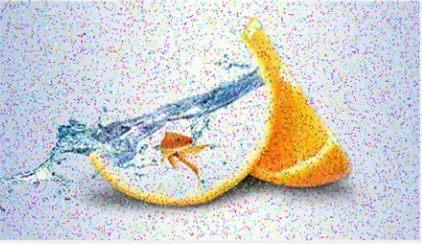
#> input picture HW_4/img.png, 422 x 244 px
$ python blur.py
#> lines starting #> are read from the running program, lines starting #| are printed output that depends on the picture
import cv2
import numpy as np

img = cv2.imread("img.png")
#> img is the input picture: shape (244, 422, 3); mean B, G, R 205.6, 207.4, 206.9
cv2.imshow("Original", img)

# Averaging -----------------------

# averaging = np.ones((5, 5), np.float32) / 25
# averaging_blur = cv2.filter2D(img, -1, averaging)

averaging_blur = cv2.blur(img, (5, 5))
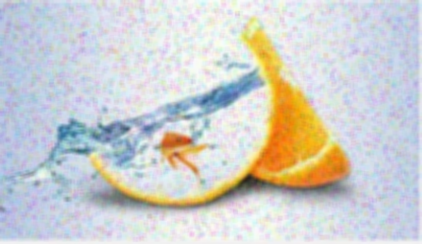
#> averaging_blur: shape (244, 422, 3); mean B, G, R 205.5, 207.3, 206.9

cv2.imshow("Averaging Blur", averaging_blur)

# -----------------------

"""kernel_1 = np.array([[0, 0, 0],
                     [0, 1, 0],
                     [0, 0, 0]])

identity = cv2.filter2D(img, -1, kernel_1)

cv2.imshow("Identity", identity)"""

# Gaussian-----------------------

gaussian = cv2.GaussianBlur(img, (5, 5), 0)

cv2.imshow("Gaussian Blur", gaussian)

# Median-----------------------

median = cv2.medianBlur(img, 5)

cv2.imshow("Median Blur", median)

# Bilateral-----------------------

bilateral = cv2.bilateralFilter(img, 9, 75, 75)
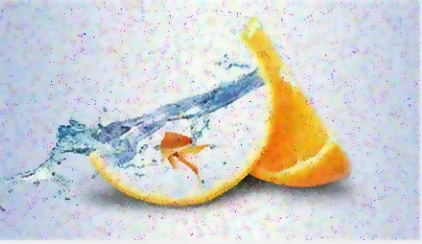
#> bilateral: shape (244, 422, 3); mean B, G, R 206.5, 208.6, 207.9

cv2.imshow("Bilateral Blur", bilateral)

# -----------------------

cv2.waitKey(0)
cv2.destroyAllWindows()
